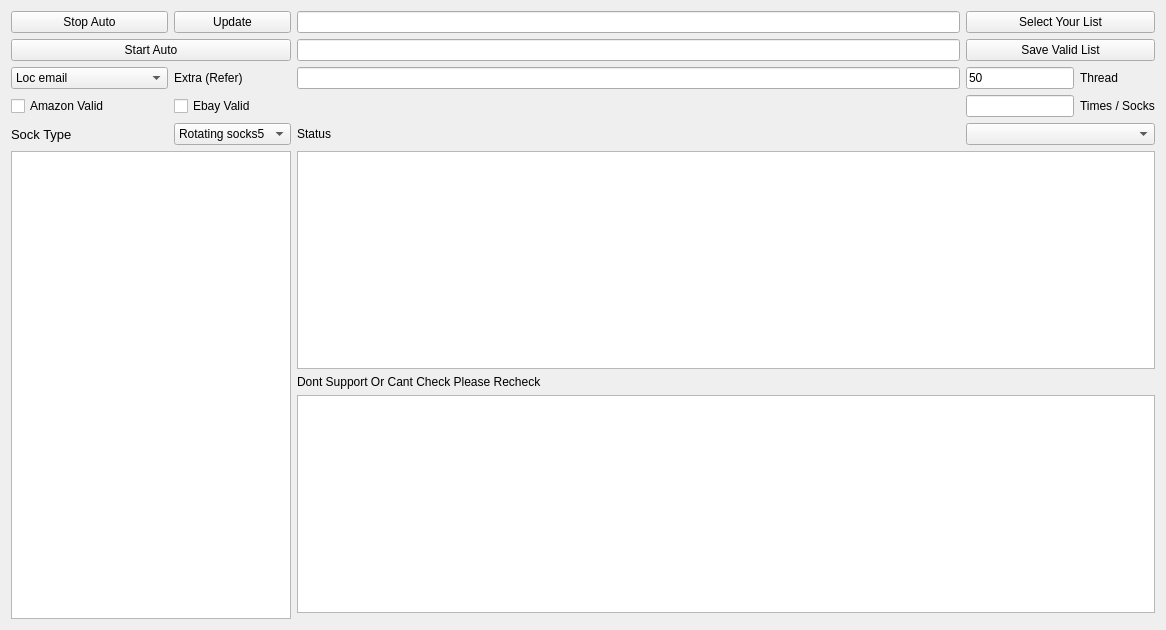
<?xml version="1.0" encoding="UTF-8"?>
<ui version="4.0">
 <class>Form</class>
 <widget class="QWidget" name="Form">
  <property name="geometry">
   <rect>
    <x>0</x>
    <y>0</y>
    <width>1166</width>
    <height>630</height>
   </rect>
  </property>
  <property name="windowTitle">
   <string>Form</string>
  </property>
  <layout class="QGridLayout" name="gridLayout">
   <item row="10" column="4" colspan="4">
    <widget class="QTextEdit" name="validTextEdit">
     <property name="readOnly">
      <bool>false</bool>
     </property>
    </widget>
   </item>
   <item row="0" column="5" colspan="3">
    <widget class="QPushButton" name="listEmailButton">
     <property name="text">
      <string>Select Your List</string>
     </property>
    </widget>
   </item>
   <item row="11" column="4">
    <widget class="QLabel" name="label_3">
     <property name="text">
      <string>Dont Support Or Cant Check Please Recheck</string>
     </property>
    </widget>
   </item>
   <item row="0" column="4">
    <widget class="QLineEdit" name="listchecklineEdit"/>
   </item>
   <item row="12" column="4" colspan="4">
    <widget class="QTextEdit" name="dontsupporttextEdit"/>
   </item>
   <item row="0" column="2" colspan="2">
    <widget class="QPushButton" name="updateButton">
     <property name="text">
      <string>Update</string>
     </property>
    </widget>
   </item>
   <item row="1" column="5" colspan="3">
    <widget class="QPushButton" name="savepushButton">
     <property name="text">
      <string>Save Valid List</string>
     </property>
    </widget>
   </item>
   <item row="2" column="4">
    <widget class="QLineEdit" name="extraoptionlineEdit"/>
   </item>
   <item row="1" column="4">
    <widget class="QLineEdit" name="savefilelineEdit"/>
   </item>
   <item row="7" column="1">
    <widget class="QLabel" name="label">
     <property name="font">
      <font>
       <family>Arial</family>
       <pointsize>10</pointsize>
      </font>
     </property>
     <property name="text">
      <string>Sock Type</string>
     </property>
    </widget>
   </item>
   <item row="10" column="1" rowspan="4" colspan="3">
    <widget class="QTextEdit" name="socksTextEdit"/>
   </item>
   <item row="1" column="1" colspan="3">
    <widget class="QPushButton" name="startButton">
     <property name="text">
      <string>Start Auto</string>
     </property>
    </widget>
   </item>
   <item row="5" column="7">
    <widget class="QLabel" name="label_2">
     <property name="text">
      <string>Times / Socks</string>
     </property>
    </widget>
   </item>
   <item row="0" column="1">
    <widget class="QPushButton" name="stopButton">
     <property name="text">
      <string>Stop Auto</string>
     </property>
    </widget>
   </item>
   <item row="7" column="2" colspan="2">
    <widget class="QComboBox" name="socktypecomboBox">
     <item>
      <property name="text">
       <string>Rotating socks5</string>
      </property>
     </item>
     <item>
      <property name="text">
       <string>Rotating proxy</string>
      </property>
     </item>
     <item>
      <property name="text">
       <string>Auto SSH</string>
      </property>
     </item>
     <item>
      <property name="text">
       <string>socks</string>
      </property>
     </item>
     <item>
      <property name="text">
       <string>null</string>
      </property>
     </item>
    </widget>
   </item>
   <item row="7" column="4">
    <widget class="QLabel" name="statusLabel">
     <property name="text">
      <string>Status</string>
     </property>
    </widget>
   </item>
   <item row="7" column="5" colspan="3">
    <widget class="QComboBox" name="comboBoxcheck_ssh_database"/>
   </item>
   <item row="5" column="5" colspan="2">
    <widget class="QLineEdit" name="validlineEdit"/>
   </item>
   <item row="2" column="7">
    <widget class="QLabel" name="label_4">
     <property name="text">
      <string>Thread</string>
     </property>
    </widget>
   </item>
   <item row="2" column="2" colspan="2">
    <widget class="QLabel" name="label_5">
     <property name="text">
      <string>Extra (Refer)</string>
     </property>
    </widget>
   </item>
   <item row="2" column="5" colspan="2">
    <widget class="QLineEdit" name="lineEdittheard">
     <property name="text">
      <string>50</string>
     </property>
    </widget>
   </item>
   <item row="2" column="1">
    <widget class="QComboBox" name="checksitecomboBox">
     <property name="inputMethodHints">
      <set>Qt::ImhNone</set>
     </property>
     <property name="duplicatesEnabled">
      <bool>false</bool>
     </property>
     <item>
      <property name="text">
       <string>Loc email</string>
      </property>
     </item>
     <item>
      <property name="text">
       <string>Hotmail not exist</string>
      </property>
     </item>
     <item>
      <property name="text">
       <string>Amazon exist</string>
      </property>
     </item>
     <item>
      <property name="text">
       <string>Ebay exist</string>
      </property>
     </item>
     <item>
      <property name="text">
       <string>Belk</string>
      </property>
     </item>
     <item>
      <property name="text">
       <string>1800petmeds</string>
      </property>
     </item>
     <item>
      <property name="text">
       <string>Michaelkors</string>
      </property>
     </item>
     <item>
      <property name="text">
       <string>SSH</string>
      </property>
     </item>
     <item>
      <property name="text">
       <string>Jet</string>
      </property>
     </item>
     <item>
      <property name="text">
       <string>Quill</string>
      </property>
     </item>
     <item>
      <property name="text">
       <string>Neimanmarcus</string>
      </property>
     </item>
     <item>
      <property name="text">
       <string>Beallsflorida</string>
      </property>
     </item>
     <item>
      <property name="text">
       <string>Ebay change password</string>
      </property>
     </item>
     <item>
      <property name="text">
       <string>Bodybuilding</string>
      </property>
     </item>
     <item>
      <property name="text">
       <string>Choxi</string>
      </property>
     </item>
     <item>
      <property name="text">
       <string>Nordstrom</string>
      </property>
     </item>
     <item>
      <property name="text">
       <string>Bloomingdales</string>
      </property>
     </item>
     <item>
      <property name="text">
       <string>Mrporter</string>
      </property>
     </item>
     <item>
      <property name="text">
       <string>Abt</string>
      </property>
     </item>
     <item>
      <property name="text">
       <string>Shoprunner</string>
      </property>
     </item>
     <item>
      <property name="text">
       <string>Moosejaw</string>
      </property>
     </item>
     <item>
      <property name="text">
       <string>Hhgregg</string>
      </property>
     </item>
     <item>
      <property name="text">
       <string>Samsclub</string>
      </property>
     </item>
     <item>
      <property name="text">
       <string>Bestbuy</string>
      </property>
     </item>
     <item>
      <property name="text">
       <string>Jcpenney</string>
      </property>
     </item>
     <item>
      <property name="text">
       <string>Macys</string>
      </property>
     </item>
     <item>
      <property name="text">
       <string>Lowes</string>
      </property>
     </item>
     <item>
      <property name="text">
       <string>Kohls</string>
      </property>
     </item>
     <item>
      <property name="text">
       <string>Zappos</string>
      </property>
     </item>
     <item>
      <property name="text">
       <string>Walmart</string>
      </property>
     </item>
     <item>
      <property name="text">
       <string>Homedepot</string>
      </property>
     </item>
     <item>
      <property name="text">
       <string>Chefcatalog</string>
      </property>
     </item>
     <item>
      <property name="text">
       <string>Costco</string>
      </property>
     </item>
     <item>
      <property name="text">
       <string>Gap</string>
      </property>
     </item>
     <item>
      <property name="text">
       <string>Overstock</string>
      </property>
     </item>
     <item>
      <property name="text">
       <string>Wayfair</string>
      </property>
     </item>
     <item>
      <property name="text">
       <string>Williamssonoma</string>
      </property>
     </item>
     <item>
      <property name="text">
       <string>Bedbathandbeyond</string>
      </property>
     </item>
     <item>
      <property name="text">
       <string>CCN Gate 1</string>
      </property>
     </item>
     <item>
      <property name="text">
       <string>Register Paypal</string>
      </property>
     </item>
     <item>
      <property name="text">
       <string>Ebay</string>
      </property>
     </item>
     <item>
      <property name="text">
       <string>Email</string>
      </property>
     </item>
     <item>
      <property name="text">
       <string>paypal balance</string>
      </property>
     </item>
    </widget>
   </item>
   <item row="5" column="1">
    <widget class="QCheckBox" name="checkBoxAmazon">
     <property name="text">
      <string>Amazon Valid</string>
     </property>
    </widget>
   </item>
   <item row="5" column="2">
    <widget class="QCheckBox" name="checkBoxEbay">
     <property name="text">
      <string>Ebay Valid</string>
     </property>
    </widget>
   </item>
  </layout>
  <zorder>validTextEdit</zorder>
  <zorder>socksTextEdit</zorder>
  <zorder>savefilelineEdit</zorder>
  <zorder>savepushButton</zorder>
  <zorder>startButton</zorder>
  <zorder>stopButton</zorder>
  <zorder>updateButton</zorder>
  <zorder>listchecklineEdit</zorder>
  <zorder>listEmailButton</zorder>
  <zorder>statusLabel</zorder>
  <zorder>label</zorder>
  <zorder>socktypecomboBox</zorder>
  <zorder>dontsupporttextEdit</zorder>
  <zorder>extraoptionlineEdit</zorder>
  <zorder>label_3</zorder>
  <zorder>checksitecomboBox</zorder>
  <zorder>validlineEdit</zorder>
  <zorder>label_2</zorder>
  <zorder>lineEdittheard</zorder>
  <zorder>comboBoxcheck_ssh_database</zorder>
  <zorder>label_4</zorder>
  <zorder>label_5</zorder>
  <zorder>checkBoxAmazon</zorder>
  <zorder>checkBoxEbay</zorder>
 </widget>
 <tabstops>
  <tabstop>socksTextEdit</tabstop>
  <tabstop>validTextEdit</tabstop>
  <tabstop>savefilelineEdit</tabstop>
  <tabstop>savepushButton</tabstop>
 </tabstops>
 <resources/>
 <connections/>
</ui>
